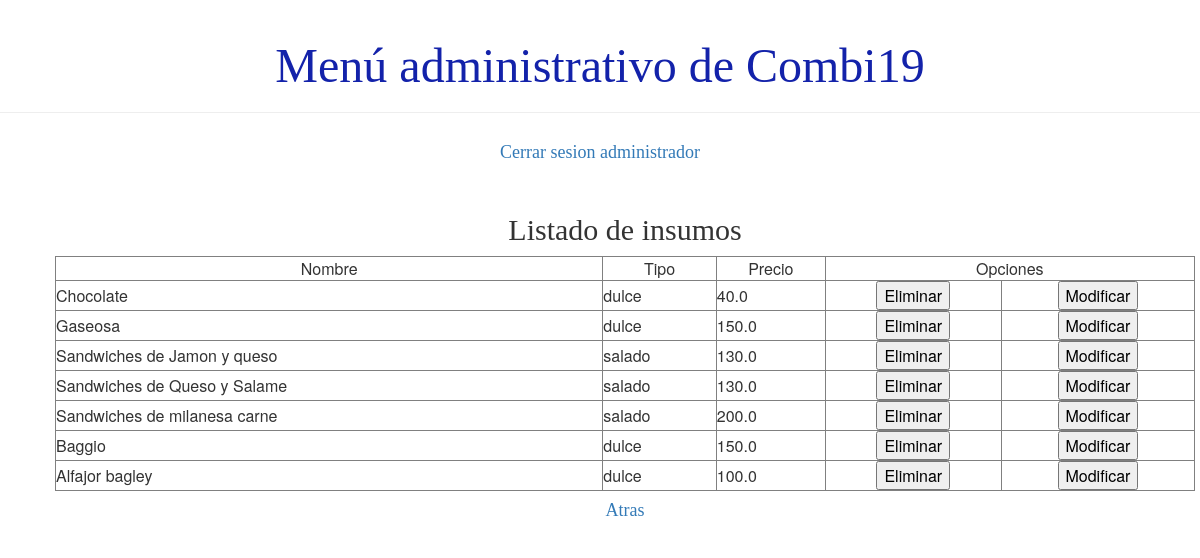
Screenshot of /usuario/listaInsumo (signed in) with the database file from the repository.
### demo1/models.py (models this page shows, shortened)
class Insumo(models.Model):
    nombre = models.CharField(max_length=30)
    tipo = models.CharField(max_length=30)
    precio = models.FloatField()
    activo = models.BooleanField(default=True)

### demo1/views.py (the view)
# urls.py: path('usuario/listaInsumo',views.listado_insumo ,name='listado_insumo'),
def listado_insumo(request):
    insumos=Insumo.objects.filter(activo=True)
    page_obj,cantidad = listadoDePaginacion(insumos, request)
    return render(request, 'demo1/listados/listado_insumo.html',{'page_obj':page_obj, 'cantidad':cantidad, 'noSeElimina':False, 'noModificado':False})

### demo1/views.py (called while the page is built)
def listadoDePaginacion(lista, request):
    paginator= Paginator(lista, 10)
    cantidad=False if (paginator.count == 0) else True
    page_number = request.GET.get('page')
    return (paginator.get_page(page_number), cantidad)

### demo1/templates/demo1/listados/listado_insumo.html (shortened to what this page needs)
{% extends 'demo1/base.html' %}
{% load static %}
{% block content %}
<div class="card">
    <h2>Listado de insumos</h2>
</div>
    <div>
    <table class="tablalista" width=100% border="1">
        <tbody>
        {% if cantidad %}
            <tr>
                <td align="center">Nombre</td>
                <td align="center">Tipo</td>
                <td align="center">Precio</td>
                <td align="center" colspan="2">Opciones</td>
            </tr>
            {% for i in page_obj %}
                <tr>
                    <td>{{ i.nombre  }}</td>
                    <td>{{ i.tipo }}</td>
                    <td>{{ i.precio }}</td>
                    <td align="center">
                        <button onclick="confirmarEliminacion('{% url 'eliminar_insumo' pk=i.pk%}', 'Esta seguro que desea eliminar el insumo?' )" style="color: black;">Eliminar</button></td>
                    <td align="center">
                        <button><a href="{% url 'modificar_insumo' pk=i.pk%}" style="text-decoration:none; color: black;">Modificar</a></button>
                    </td>
                </tr>
            {% endfor %}
        {% else %}
            <p>No se registro ningun insumo</p>
        {% endif %}
    </tbody>
    </table>
    </div>
<div class="card"><h4><a href="{% url 'principal' %}">Atras</a></h4></div>
{% endblock %}

### demo1/static/css/demo1.css (style rules this page uses)
h4 { color: #02105e; }
h1, h2, h3, h4 { font-family: 'Lobster', cursive; }
.card { display: flex; align-items: center; justify-content: center; }

### rows the page displays
Insumo: nombre "Chocolate", tipo "dulce", precio "40.0"
Insumo: nombre "Gaseosa", tipo "dulce", precio "150.0"
Insumo: nombre "Sandwiches de Jamon y queso", tipo "salado", precio "130.0"
Insumo: nombre "Sandwiches de Queso y Salame", tipo "salado", precio "130.0"
Insumo: nombre "Sandwiches de milanesa carne", tipo "salado", precio "200.0"
Insumo: nombre "Baggio", tipo "dulce", precio "150.0"
Insumo: nombre "Alfajor bagley", tipo "dulce", precio "100.0"
